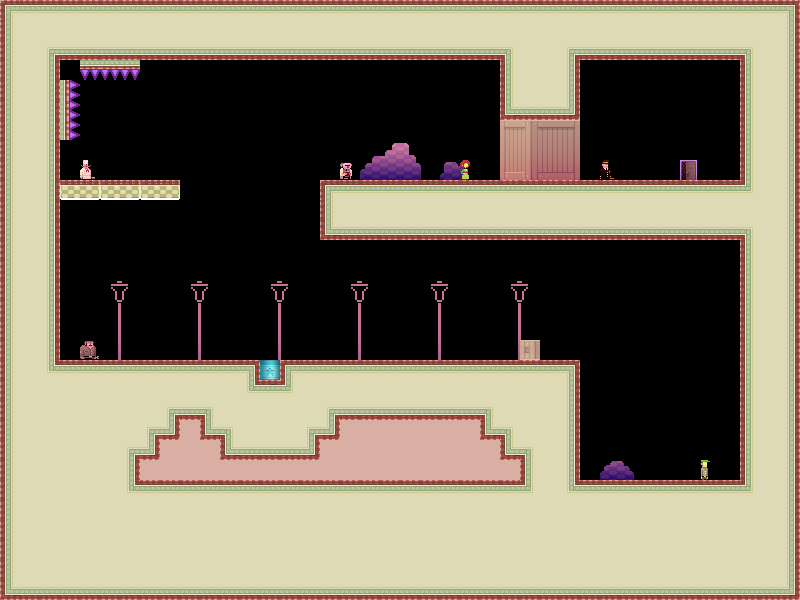

Tiled map render using the project's own tile images. Description and the map definition, with tile-layer contents summarised, below:
An orthogonal 40x30 tile map with 20x20 px tiles, 3 tile layers (bg, bg2, dontAutoLoad_sprites) and 10 objects.

<map version="1.0" orientation="orthogonal" width="40" height="30" tilewidth="20" tileheight="20">
 <properties>
  <property name="liselotStarts" value="YES" />
 </properties>
 <tileset firstgid="1" name="tiles_sydney" tilewidth="20" tileheight="20">
  <image source="../../../../XNAModeContent/Lemonade/tiles_sydney.png" width="400" height="400" />
  <terraintypes>
   <terrain name="regularBlocks" tile="-1" />
  </terraintypes>
  <tile id="8" terrain=",,,0" />
  <tile id="9" terrain=",,0,0" />
  <tile id="10" terrain=",,0,0" />
  <tile id="11" terrain=",,0,0" />
  <tile id="12" terrain=",,0,0" />
  <tile id="13" terrain=",,0,0" />
  <tile id="14" terrain=",,0," />
  <tile id="15" terrain="0,0,0," />
  <tile id="16" terrain="0,0,,0" />
  <tile id="28" terrain=",0,,0" />
  <tile id="34" terrain="0,,0," />
  <tile id="35" terrain="0,,0,0" />
  <tile id="36" terrain=",0,0,0" />
  <tile id="48" terrain=",0,,0" />
  <tile id="54" terrain="0,,0," />
  <tile id="68" terrain=",0,,0" />
  <tile id="74" terrain="0,,0," />
  <tile id="88" terrain=",0,,0" />
  <tile id="94" terrain="0,,0," />
  <tile id="108" terrain=",0,,0" />
  <tile id="114" terrain="0,,0," />
  <tile id="128" terrain=",0,," />
  <tile id="129" terrain="0,0,," />
  <tile id="130" terrain="0,0,," />
  <tile id="131" terrain="0,0,," />
  <tile id="132" terrain="0,0,," />
  <tile id="133" terrain="0,0,," />
  <tile id="134" terrain="0,,," />
  <tile id="194" terrain="0,0,0,0" />
  <tile id="356">
   <properties>
    <property name="LargeCrate" value="" />
   </properties>
  </tile>
  <tile id="380">
   <properties>
    <property name="Andre" value="" />
   </properties>
  </tile>
  <tile id="381">
   <properties>
    <property name="Liselot" value="" />
   </properties>
  </tile>
  <tile id="382">
   <properties>
    <property name="Amsterdaam" value="" />
   </properties>
  </tile>
  <tile id="383">
   <properties>
    <property name="Worker" value="" />
   </properties>
  </tile>
  <tile id="384">
   <properties>
    <property name="Inspector" value="" />
   </properties>
  </tile>
  <tile id="385">
   <properties>
    <property name="Chef" value="" />
   </properties>
  </tile>
  <tile id="386">
   <properties>
    <property name="Exit" value="" />
   </properties>
  </tile>
  <tile id="387">
   <properties>
    <property name="Trampoline" value="" />
   </properties>
  </tile>
  <tile id="388">
   <properties>
    <property name="SmallCrate" value="" />
   </properties>
  </tile>
  <tile id="389">
   <properties>
    <property name="SugarBag" value="" />
   </properties>
  </tile>
 </tileset>
 <layer name="bg" width="40" height="30">
  <data>[1200 cells, 737 non-empty, 47 distinct tile ids]</data>
 </layer>
 <layer name="bg2" width="40" height="30">
  <data>[1200 cells, 80 non-empty, 30 distinct tile ids]</data>
 </layer>
 <objectgroup name="boxes" width="40" height="30">
  <object x="0" y="480" width="800" height="120" />
  <object x="0" y="0" width="60" height="480" />
  <object x="740" y="0" width="60" height="480" />
  <object x="60" y="0" width="680" height="60" />
  <object x="60" y="360" width="520" height="120" />
  <object x="320" y="180" width="420" height="60" />
  <object x="500" y="60" width="80" height="60" />
  <object x="60" y="180" width="120" height="20" />
 </objectgroup>
 <layer name="dontAutoLoad_sprites" width="40" height="30">
  <data>[1200 cells, 21 non-empty, 21 distinct tile ids]</data>
 </layer>
 <objectgroup name="dontAutoLoad_death" width="40" height="30">
  <object x="60" y="80" width="20" height="60" />
  <object x="80" y="60" width="60" height="20" />
 </objectgroup>
</map>
